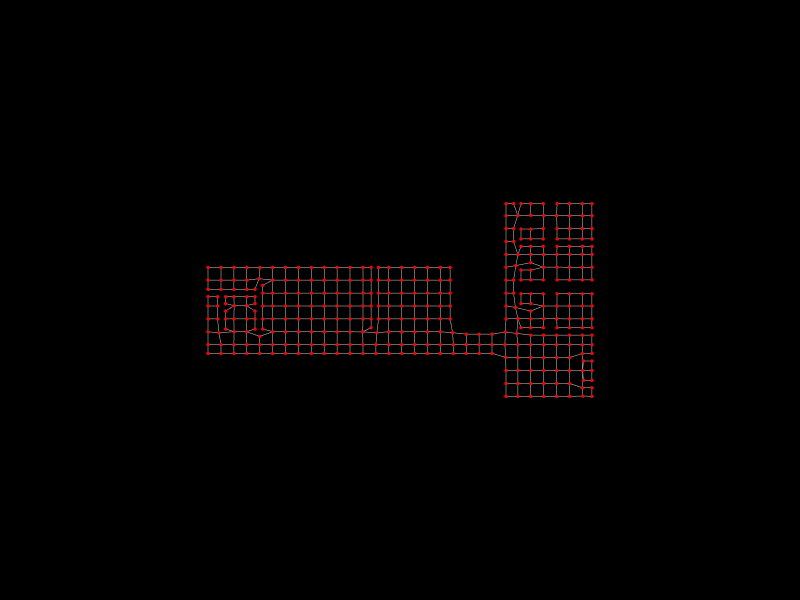

Here is the notebook cell this chart was saved with:
### Markdown cell above
## 13. Show the analysis graph

### Code cell
Topology.Show(analysis_graph,
              camera=[0, 0, 6],
              vertexSize=4,
              vertexColor="red",
              edgeColor="lightgrey",
              backgroundColor="black",
              width=800, height=600,
              renderer=renderer)

### Figure 1 — Plotly figure (JSON) as saved in the notebook; plotly's stock layout.template omitted (floating-point values rounded to 4 significant figures; data arrays with more than 128 entries replaced by an {"elided": "..."} marker saying what was removed)
{"data": [{"hoverinfo": "text", "legendgroup": "2", "legendrank": 2, "line": {"color": "lightgrey", "dash": "solid", "width": 1}, "marker": {"size": 0}, "mode": "lines", "name": "1: Untitled Graph (Edges)", "showlegend": false, "text": "", "type": "scatter3d", "x": {"elided": "1731 float values"}, "y": {"elided": "1731 float values"}, "z": {"elided": "1731 int values"}}, {"customdata": {"elided": "347 str values"}, "hoverinfo": "text", "hovertemplate": {"elided": "347 str values"}, "hovertext": {"elided": "347 str values"}, "legendgroup": "1", "legendrank": 1, "marker": {"color": {"elided": "347 str values"}, "line": {"width": 0}, "opacity": 1, "size": {"elided": "347 int values"}, "sizemode": "diameter", "symbol": "circle"}, "mode": "markers", "name": "1: Untitled Graph (Vertices)", "showlegend": false, "text": {"elided": "347 str values"}, "type": "scatter3d", "x": {"elided": "347 float values"}, "y": {"elided": "347 float values"}, "z": {"elided": "347 int values"}}], "layout": {"autosize": true, "height": 600, "margin": {"b": 40, "l": 40, "r": 40, "t": 40}, "paper_bgcolor": "#000000", "plot_bgcolor": "#000000", "scene": {"aspectmode": "data", "camera": {"center": {"x": 0, "y": 0, "z": 0}, "eye": {"x": 0, "y": 0, "z": 6}, "projection": {"type": "perspective"}, "up": {"x": 0, "y": 1, "z": 0}}, "xaxis": {"visible": false}, "yaxis": {"visible": false}, "zaxis": {"visible": false}}, "showlegend": true, "width": 800, "xaxis": {"showgrid": false, "visible": false, "zeroline": false}, "yaxis": {"showgrid": false, "visible": false, "zeroline": false}}}
